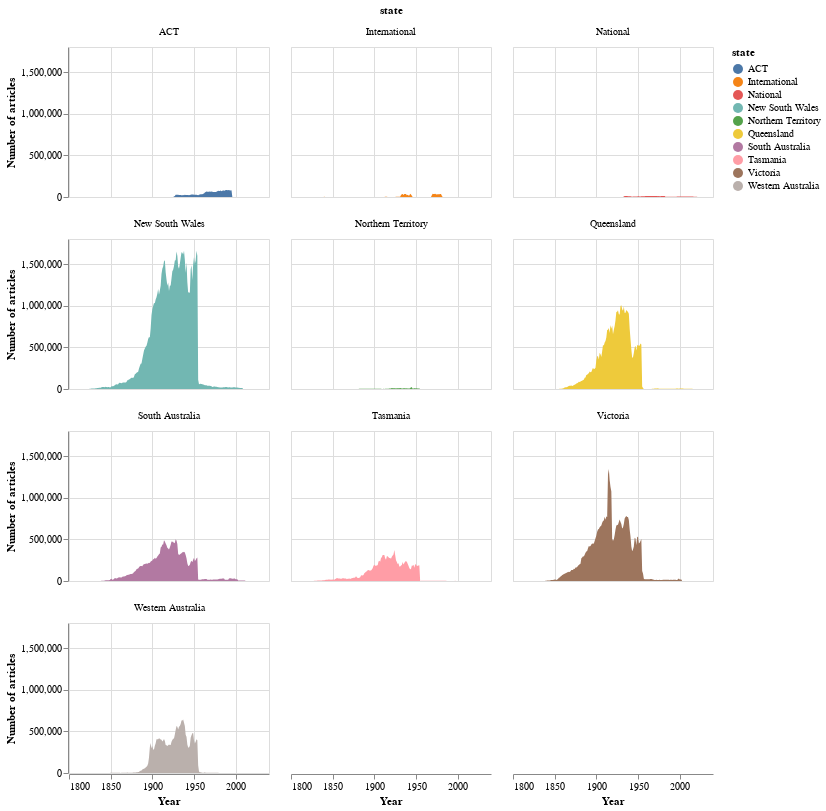

The notebook cell this image was saved under:
### Markdown cell above
That's interesting. You might notice that most of the post-1954 articles come from the ACT – through the special arrangements mentioned above, the *Canberra Times* has been digitised through to 1995. See [Beyond the copyright cliff of death](Beyond_the_copyright_cliff_of_death.ipynb) for details.

However, it's a bit hard to see the individual contributions of each state in this chart. So let's separate them out.

### Code cell
# A new chat that puts states in separate facets
alt.Chart(df_states_years).mark_area().encode(
    # Year of the X axis
    x=alt.X("term:Q", axis=alt.Axis(format="c", title="Year")),
    # Number of articles on the Y axis
    y=alt.Y("total_results:Q", axis=alt.Axis(format=",d", title="Number of articles")),
    # Split the data up into sub-charts based on state
    facet=alt.Facet("state:N", columns=3),
    # Give each state a different color
    color="state:N",
    # Details on hover
    tooltip=[
        "state",
        alt.Tooltip("term:Q", title="Year"),
        alt.Tooltip("total_results:Q", title="Articles", format=","),
    ],
    # Note the columns value to set the number of sub-charts in each row
).properties(width=200, height=150)

### Figure 1 — Vega-Lite specification as saved in the notebook (floating-point values rounded to 4 significant figures; data arrays with more than 128 entries replaced by an {"elided": "..."} marker saying what was removed)
{"config": {"view": {"continuousWidth": 300, "continuousHeight": 300}}, "data": {"name": "data-a169af29734161bc56f30ccbbde9b232"}, "mark": {"type": "area"}, "encoding": {"color": {"field": "state", "type": "nominal"}, "facet": {"columns": 3, "field": "state", "type": "nominal"}, "tooltip": [{"field": "state", "type": "nominal"}, {"field": "term", "title": "Year", "type": "quantitative"}, {"field": "total_results", "format": ",", "title": "Articles", "type": "quantitative"}], "x": {"axis": {"format": "c", "title": "Year"}, "field": "term", "type": "quantitative"}, "y": {"axis": {"format": ",d", "title": "Number of articles"}, "field": "total_results", "type": "quantitative"}}, "height": 150, "width": 200, "$schema": "https://vega.github.io/schema/vega-lite/v5.20.1.json", "datasets": {"data-a169af29734161bc56f30ccbbde9b232": {"elided": "1391 records"}}}
